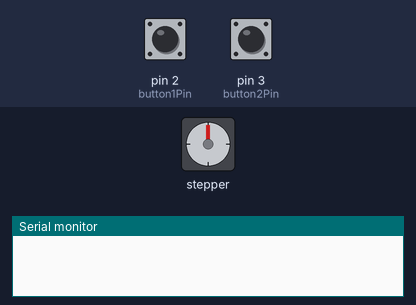
Bench run of a sketch on a simulated Arduino Uno, built with avr-gcc and run on an emulated ATmega328P. On the bench: stepper motor, the last lines printed to the serial monitor. The test bench sets the inputs (shaded band); at power-on: pin 2 (button1Pin) HIGH, pin 3 (button2Pin) HIGH. Stepper angles assume 2048 steps per turn.

Above: at 1.2 s.
1.3 s: pin 2 (button1Pin) pulsed LOW 2 times (0.12 s each, 0.3 s apart)
At 2.2 s:
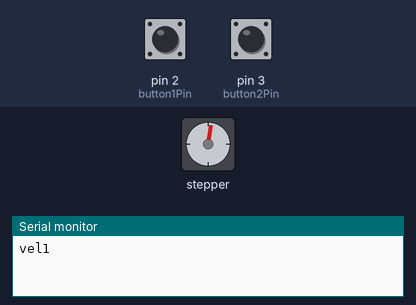
4.3 s: pin 2 (button1Pin) pulled LOW for 0.15 s
7.3 s: pin 2 (button1Pin) pulled LOW for 1 s
10.3 s: pin 3 (button2Pin) pulsed LOW 2 times (0.12 s each, 0.3 s apart)
At 11.0 s:
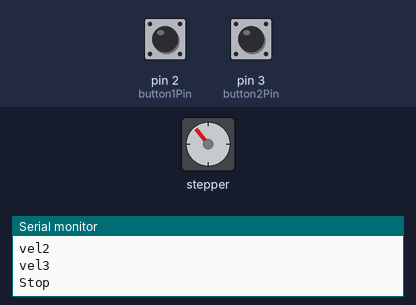
12.4 s: pin 2 (button1Pin) pulled LOW for 0.15 s
At 13.46 s:
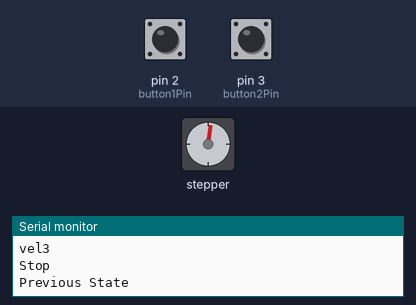
15.4 s: pin 3 (button2Pin) pulled LOW for 0.15 s
At 15.4 s:
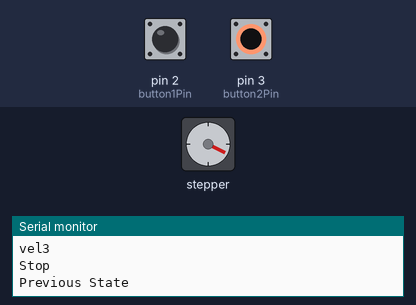
Timing chart, 0 to 18.0 s (numbered marks = the images above; inputs shaded):
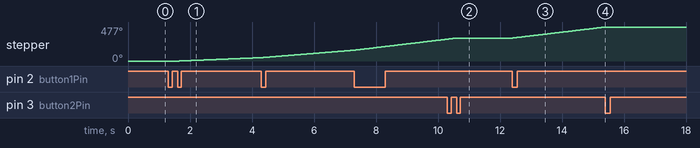

The sketch:

WarmUpProject2-JaztinTabunda-WithInterrupt.ino
```cpp
/*
Jaztin Tabunda
Warm-Up Project 2 - Step Motor with Button Control using Interrupts
COMP 522 - V. Bhatt
3-31-2023
*/


#include <Stepper.h>

//according to my research on the motor I'm using
//the stepsPerRevoltion on Rohs step motor 28byj-48 is 2048
const int stepsPerRevolution = 2048;

// setting up the stepper library on pins 8 through 11:
// 8, 10, 9, 11 is for the driver and motor i'm using
Stepper myStepper(stepsPerRevolution, 8, 10, 9, 11);

int currVelocity; //the current speed that the motor will run at
int stopPrint = 1; //the delay when switching states

int toggleState; //turns on stepper motor
volatile int buttonFlag; //flag for button
volatile int button2Flag; //flag for button2
int lastPress; //last time button was pressed
int lastPress2; //last time button2 was pressed

int oldButton1State = 0; // INPUT1 state before pressing button
int newButton1State = 0; // INPUT1 state after pressing button
const int button1Pin = 2; // INPUT1 pin

int oldButton2State = 0; // INPUT2 state before pressing button
int newButton2State = 0; // INPUT2 state after pressing button
const int button2Pin = 3; // INPUT2 pin

int debounceTime = 50; //rest time for debounce

//enumeration of the states that we'll have
enum States{INITIAL, STOP, VEL1, VEL2, VEL3, VEL4};

States currState = INITIAL; //this is the current state of the program. starts at initial state
States prevState; //this is the previous state of the program (used when Stop)

void setup() {
  Serial.begin(9600); // Serial.begin gets the arduino ready to communicate with text output
  pinMode(button1Pin, INPUT); // sets up pin 2 as input for button1
  pinMode(button2Pin, INPUT); // sets up pin 3 as input for button2
  attachInterrupt(digitalPinToInterrupt(button1Pin), ISR_button1, CHANGE);
  attachInterrupt(digitalPinToInterrupt(button2Pin), ISR_button2, CHANGE);
}

void loop() {

  //state machine powered by this switch statement
  switch(currState)
  {
    //the starting state of the program
    case INITIAL:
    stateInitial(); //this is a void method call to the code for the initial state
    break;

    //the state of the program where the motor pauses revolutions
    //and can possibly reset the current velocity/speed of the motor
    case STOP:
    stateStop(); //this is a void method call to the code for the stop state
    break;

    //the state of the program with speed 1 = 3
    case VEL1:
    stateVel1(); //this is a void method call to the code for the Speed1 state
    break;

    //the state of the program with speed 2 = 6
    case VEL2:
    stateVel2(); //this is a void method call to the code for the Speed2 state
    break;

    //the state of the program with speed 3 = 9
    case VEL3:
    stateVel3(); //this is a void method call to the code for the Speed3 state
    break;

    //the state of the program with speed 4 = 12 (Max Velocity)
    case VEL4:
    stateVel4(); //this is a void method call to the code for the Speed4 state
    break;

  }

}

//this is the code where the program starts
void stateInitial()
{
  if(((millis() - lastPress) > debounceTime) && buttonFlag)
  {
    newButton1State = digitalRead(button1Pin); //reads input from button1
    //makes sure the button changes from LOW to HIGH in order to properly change
    //if we only did buttonstate == high, it won't work because of 'chattering'
    //i.e. the button will read many inputs at one time and malfunction due to
    //debouncing
    if(oldButton1State != newButton1State)
    {
      lastPress = millis();
      oldButton1State = newButton1State;
      if(newButton1State == LOW)
      {
        currState = VEL1; //changes initial to first speed of motor
      }
    }
    buttonFlag = 0;
  }
  else
  {
    if(currVelocity != 0)
    {
      currVelocity = 0; //we start with 0 rpm and no steps so motor doesn't move
      Serial.println("initial"); //this is to tell us which state we are currently in
      //as long as we don't press button1 or button2, we will remain in this state
    }
  }
}

//this is the state that the program goes to after we press button2
//notice there is no .step() function call to make sure motor doesn't run
void stateStop()
{
  //as long as we don't press button1 or button2, we will remain in this state
  if(((millis() - lastPress) > debounceTime) && buttonFlag)
  {
    lastPress = millis();
    newButton1State = digitalRead(button1Pin); //read from pin of input1
    if(oldButton1State != newButton1State) //press input/button 1
    {
      oldButton1State = newButton1State; //explained before, this is for debouncing
      if(newButton1State == LOW)
      {
        currState = prevState; //goes back to the state it came from
        prevState = STOP;
        Serial.println("Previous State");
      }
    }
    buttonFlag = 0;
  }
  else if(((millis() - lastPress2) > debounceTime) && button2Flag)
  {
    lastPress2 = millis();
    newButton2State = digitalRead(button2Pin); //read from pin of input2
    if(oldButton2State != newButton2State)
    {
      oldButton2State = newButton2State;
      if(newButton2State == LOW)
      {
        currState = INITIAL; //goes to initial (i.e. resets velocity back to 0)
      }
    }
    button2Flag = 0;
  }
  else
  {
    if(stopPrint == 1)
    {
      Serial.println("Stop"); //this is to tell us which state we are currently in
      stopPrint = 0;
    }
  }
}

void stateVel1()
{
  if(((millis() - lastPress) > debounceTime) && buttonFlag)
  {
    newButton1State = digitalRead(button1Pin); //read from pin of input1
    if(oldButton1State != newButton1State) //if INPUT1 is pressed
    {
      lastPress = millis();
      oldButton1State = newButton1State; //for debouncing again
      if(newButton1State == LOW)
      {
        currState = VEL2; //goes to a faster speed if input1 is pressed
      }
    }
    buttonFlag = 0;
  }
  else if(((millis() - lastPress2) > debounceTime) && button2Flag)
  {
    stopPrint = 1;
    newButton2State = digitalRead(button2Pin); //read from pin of input2
    if(oldButton2State != newButton2State)
    {
      lastPress2 = millis();
      oldButton2State = newButton2State;
      if(newButton2State == LOW)
      {
        prevState = VEL1; //saves the state so we can go back to it from the stop state
        currState = STOP; //goes to the stop state
      }
    }
    button2Flag = 0;
  }
  else
  {
    if(currVelocity != 3)
    {
      currVelocity = 3; //first speed = 3rpm
      myStepper.setSpeed(currVelocity); //sets the speed of the motor
      Serial.println("vel1"); //states what state we are in
    }
    else
    {
      myStepper.step(1);
    }
  }

}

void stateVel2()
{
  //as long as we don't press button1 or button2, we will remain in this state
  if(((millis() - lastPress) > debounceTime) && buttonFlag)
  {
    //for debouncing again
    newButton1State = digitalRead(button1Pin); //read from pin of input1
    if(oldButton1State != newButton1State) //if INPUT1 is pressed
    {
      lastPress = millis();
      oldButton1State = newButton1State;
      if(newButton1State == LOW)
      {
        currState = VEL3; //goes to a faster speed if input1 is pressed
      }
    }
    buttonFlag = 0;
  }
  else if(((millis() - lastPress2) > debounceTime) && button2Flag)
  {
    stopPrint = 1;
    newButton2State = digitalRead(button2Pin); //read from pin of input2
    if(oldButton2State != newButton2State)
    {
      lastPress2 = millis();
      oldButton2State = newButton2State;
      if(newButton2State == LOW)
      {
        prevState = VEL2; //saves current state so we can go back to it from the stop state
        currState = STOP; //goes to the stop state
      }
      //delay(del); //delay program for half a sec after state change
    }
    button2Flag = 0;
  }
  else
  {
    if(currVelocity != 6)
    {
      currVelocity = 6; //second speed = 6rpm
      myStepper.setSpeed(currVelocity); //sets the speed of the motor
      Serial.println("vel2"); //states what state we are in
    }
    else
    {
      myStepper.step(1); //steps once and loops. if we use steps per revolution, it will try to complete one full revolution before being able to read input
    }
  }
}

void stateVel3()
{
    //as long as we don't press button1 or button2, we will remain in this state
  if(((millis() - lastPress) > debounceTime) && buttonFlag)
  {
    //again, for debouncing
    newButton1State = digitalRead(button1Pin); //read from pin of input1
    if(oldButton1State != newButton1State) //if INPUT1 is pressed
    {
      lastPress = millis();
      oldButton1State = newButton1State;
      if(newButton1State == LOW)
      {
        currState = VEL4; //if input1 is pressed, the program goes to a faster speed
      }
    }
    buttonFlag = 0;
  }
  else if(((millis() - lastPress2) > debounceTime) && button2Flag)
  {
    stopPrint = 1;
    newButton2State = digitalRead(button2Pin); //read from pin of input2
    if(oldButton2State != newButton2State) //if INPUT2 is pressed
    {
      lastPress2 = millis();
      oldButton2State = newButton2State;
      if(newButton2State == LOW)
      {
        prevState = VEL3; //saves current state so we can go back from stop state
        currState = STOP; //goes to stop state
      }
    }
    button2Flag = 0;
  }
  else
  {
    if(currVelocity != 9)
    {
      currVelocity = 9; //third speed = 9rpm
      myStepper.setSpeed(currVelocity); //sets the new speed of the motor
      Serial.println("vel3"); //to explicitly tell which state we are in
    }
    else
    {
      myStepper.step(1); //steps once and loops. if we use steps per revolution, it will try to complete one full revolution before being able to read input
    }
  }
}

void stateVel4()
{
  //will stay in state as long as we don't press button2. instructions don't say anything about cycling back to the first state with button1
  if(((millis() - lastPress2) > debounceTime) && button2Flag)
  {
    stopPrint = 1;
    newButton2State = digitalRead(button2Pin); //read from pin of input2
    if(oldButton2State != newButton2State) //if INPUT2 is pressed
    {
      lastPress2 = millis();
      oldButton2State = newButton2State; //for debouncing
      if(newButton2State == LOW)
      {
        prevState = VEL4; //saves current state so we can go back from stop state
        currState = STOP; //goes to stop state
      }
    }
    button2Flag;
  }
  else
  {
    if(currVelocity != 12)
    {
      currVelocity = 12; //fourth and final speed = 12
      myStepper.setSpeed(currVelocity); //sets new speed of motor
      Serial.println("vel4"); //prints out which state we are in
    }
    else
    {
      myStepper.step(1); //steps once and loops. if we use steps per revolution, it will try to complete one full revolution before being able to read input
    }
  }
}

void ISR_button1()
{
  buttonFlag = 1;
}

void ISR_button2()
{
  button2Flag = 1;
}
```

Measured:
- after the input at 1.3 s, stepper: keeps turning clockwise at about 18°/s, starting after 0.35 s
- after the input at 10.3 s, stepper: goes on until 10.6 s, then stays 322°
- after the input at 12.4 s, stepper: keeps turning clockwise at about 52°/s, starting at once
- after the input at 15.4 s, stepper: stops changing and stays 477°
